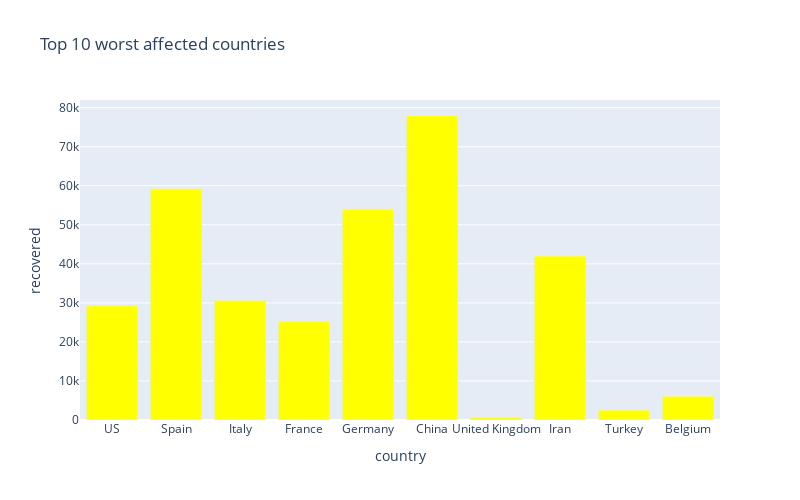

Notebook code for this chart:
### Markdown cell above
# Worst hit countries - Recovering cases

### Code cell
px.bar(
    sorted_country_df.head(10),
    x = "country",
    y = "recovered",
    title= "Top 10 worst affected countries", # the axis names
    color_discrete_sequence=["yellow"], 
    height=500,
    width=800
)

### Figure 1 — Plotly figure (JSON) as saved in the notebook; plotly's stock layout.template omitted (floating-point values rounded to 4 significant figures)
{"data": [{"alignmentgroup": "True", "hovertemplate": "country=%{x}<br>recovered=%{y}<extra></extra>", "legendgroup": "", "marker": {"color": "yellow"}, "name": "", "offsetgroup": "", "orientation": "v", "showlegend": false, "textposition": "auto", "type": "bar", "x": ["US", "Spain", "Italy", "France", "Germany", "China", "United Kingdom", "Iran", "Turkey", "Belgium"], "xaxis": "x", "y": [29191, 59109, 30455, 25195, 53913, 77877, 599, 41947, 2423, 5986], "yaxis": "y"}], "layout": {"barmode": "relative", "height": 500, "legend": {"tracegroupgap": 0}, "title": {"text": "Top 10 worst affected countries"}, "width": 800, "xaxis": {"anchor": "y", "domain": [0, 1], "title": {"text": "country"}}, "yaxis": {"anchor": "x", "domain": [0, 1], "title": {"text": "recovered"}}}}
